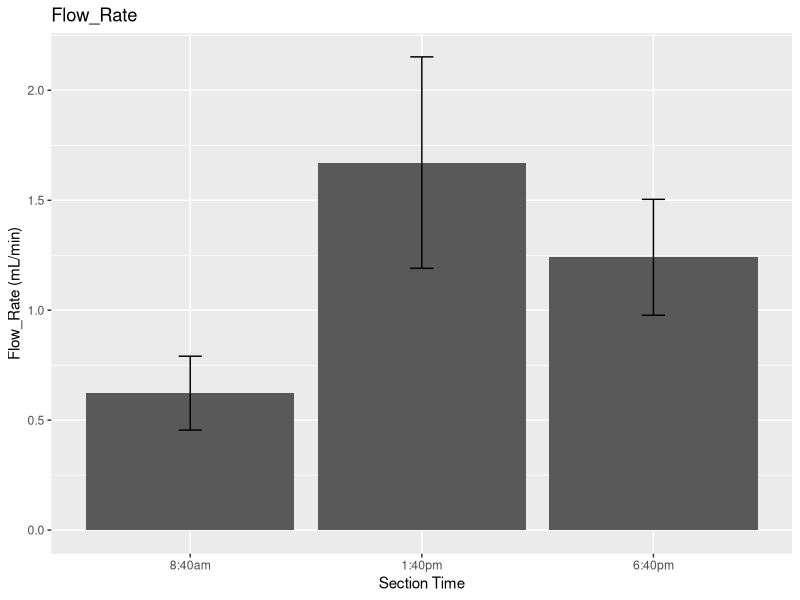
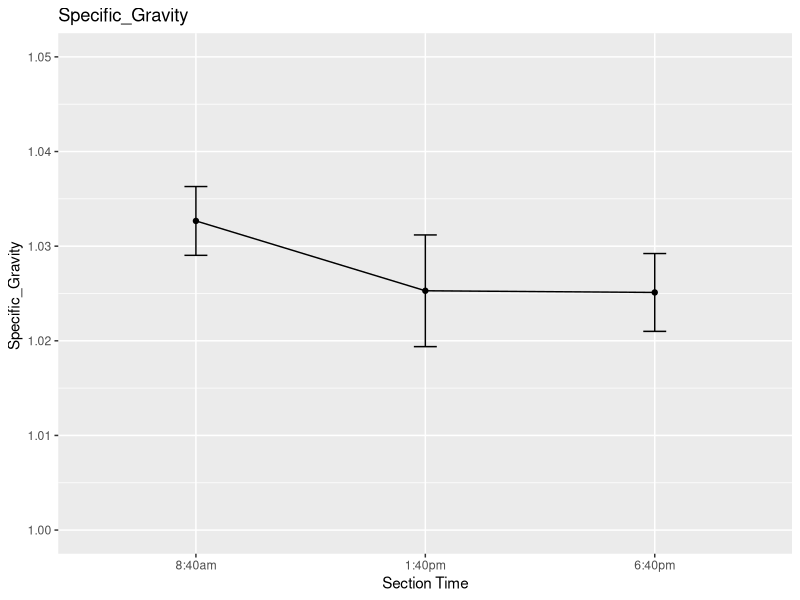
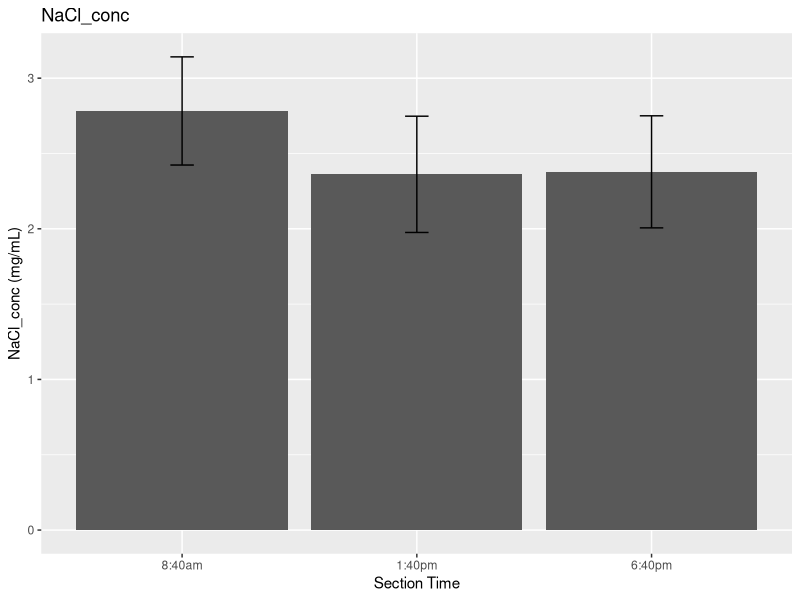
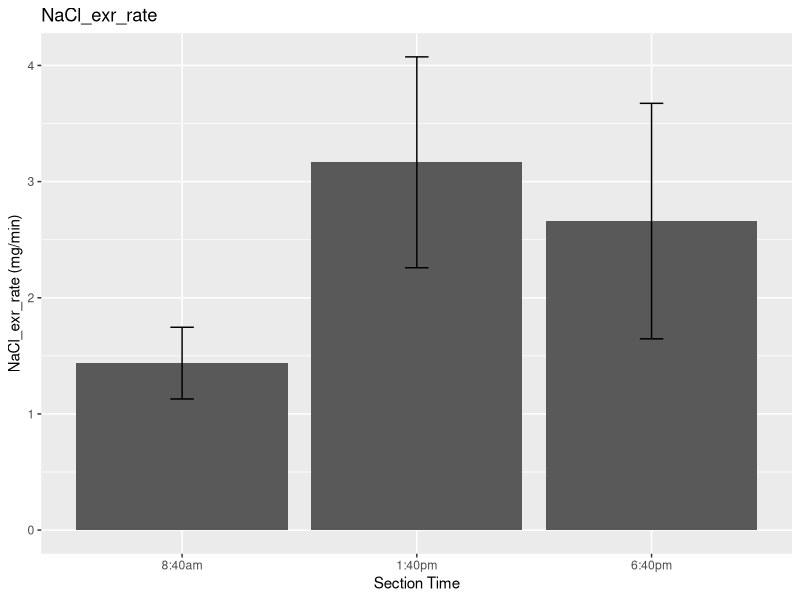
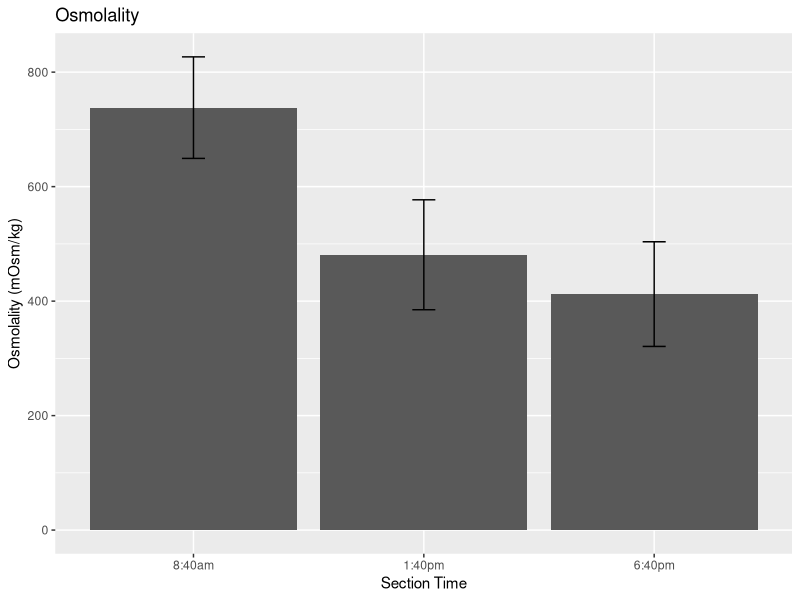
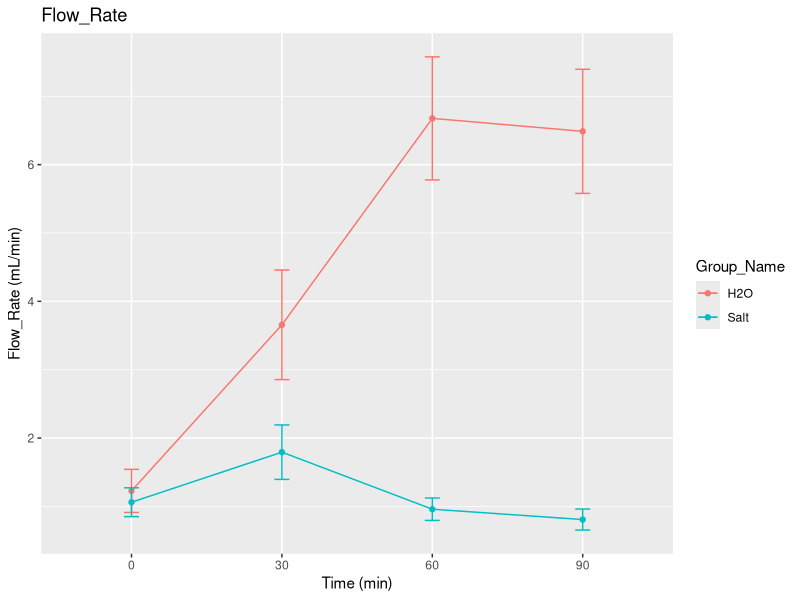
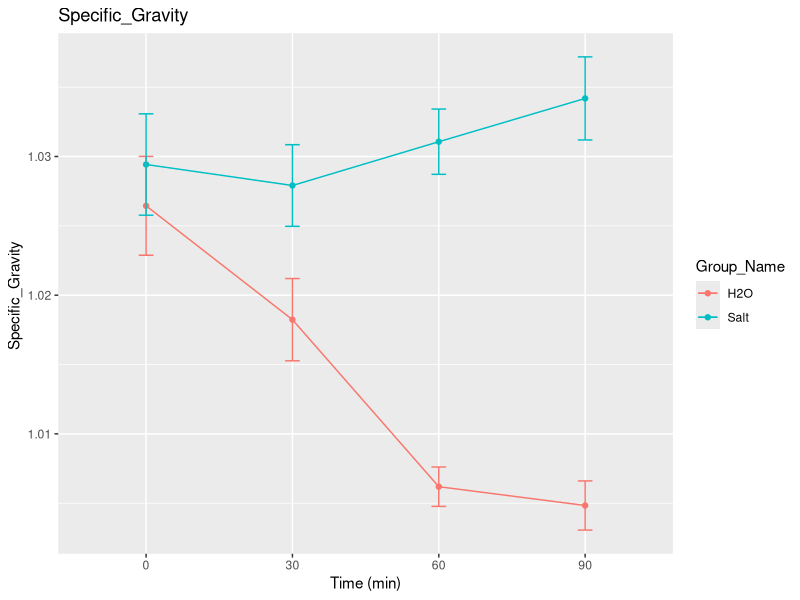
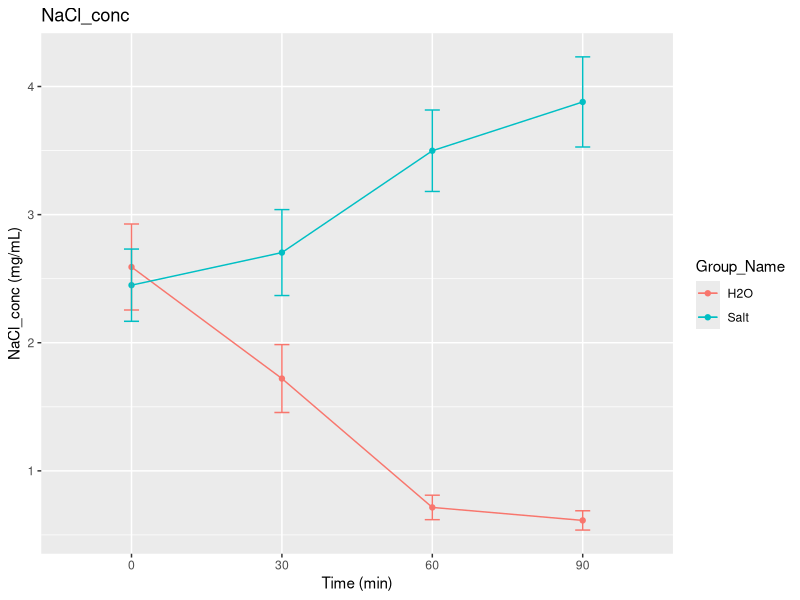

Write the R code that produced these figures, in order.
## ---- chunk 1
knitr::opts_chunk$set(echo=TRUE)
library(dplyr)
library(magrittr)
library(tidyr)
library(tidyverse)
library(utils)
## ---- chunk 2
# make sure .csv file is in the same directory as this .Rmd file
x <- data.frame(read.csv("S2019_Renal_Data.csv"), stringsAsFactors = TRUE) %>%
  gather(Time, Observation, Time_0:Time_90, na.rm = TRUE) %>% 
  arrange(Group_ID, Variable_ID, Subject_ID)
## ---- chunk 3
for (i in c("Flow_Rate", "Specific_Gravity", "NaCl_conc", "NaCl_exr_rate", "Osmolality")) {
  
  #obtain vector of observations for each variable
  variable <- x %>% 
    filter(Variable == i) %>% 
    .["Observation"]
  
  # print output
  print(i)
  print(summary(variable))
}
## ---- chunk 4
for (i in c("Flow_Rate", "Specific_Gravity", "NaCl_conc", "NaCl_exr_rate", "Osmolality")) {
  
  # assign units to each DV
  if (i == "Flow_Rate") {units <- "(mL/min)"}
  if (i == "Specific_Gravity") {units <- ""}
  if (i == "NaCl_conc") {units <- "(mg/mL)"}
  if (i == "NaCl_exr_rate") {units <- "(mg/min)"}
  if (i == "Osmolality") {units <- "(mOsm/kg)"}

  # extract mean at baseline
  baseline_means <- x %>% 
    filter(Variable == i) %>% 
    filter(Time == "Time_0") %>% 
    group_by(Time_ID, Section_Time) %>% 
    summarise(avg = mean(Observation)) %>% 
    arrange(Time_ID)
  
  # extract ci at baseline
  baseline_ci <- x %>% 
    filter(Variable == i) %>% 
    filter(Time == "Time_0") %>% 
    group_by(Time_ID, Section_Time) %>% 
    summarise(ci = 1.96*sd(Observation)/sqrt(n())) %>% 
    arrange(Time_ID)
  
  # plot bar chart with 95% confidence interval bars
  if (i == "Specific_Gravity") {
    print(
      ggplot(baseline_means, mapping = aes(x = Time_ID, y = avg)) +
        geom_point() + 
        geom_line() + 
        geom_errorbar(aes(ymin = avg-baseline_ci$ci, ymax = avg+baseline_ci$ci), width = 0.1) + 
        xlab("Section Time") + 
        ylab(paste(i, units)) + 
        ylim(1, 1.05) + 
        ggtitle(i) + 
        scale_x_discrete(limit = c("8:40am", "1:40pm", "6:40pm"))
    )
  }
  else {
    print(
      ggplot(baseline_means, mapping = aes(x = Time_ID, y = avg)) +
        geom_bar(stat = "identity") + 
        geom_errorbar(aes(ymin = avg-baseline_ci$ci, ymax = avg+baseline_ci$ci), width = 0.1) + 
        xlab("Section Time") + 
        ylab(paste(i, units)) + 
        ggtitle(paste(i)) + 
        scale_x_discrete(limit = c("8:40am", "1:40pm", "6:40pm"))
    )
  }
}
## ---- chunk 5
for (i in c("Flow_Rate", "Specific_Gravity", "NaCl_conc", "NaCl_exr_rate", "Osmolality")) {
  
  # assign units to each DV
  if (i == "Flow_Rate") {units <- "(mL/min)"}
  if (i == "Specific_Gravity") {units <- ""}
  if (i == "NaCl_conc") {units <- "(mg/mL)"}
  if (i == "NaCl_exr_rate") {units <- "(mg/min)"}
  if (i == "Osmolality") {units <- "(mOsm/kg)"}
  
  # calculate the confidence interval for each group at each time-point
  ci <- x %>% 
    filter(Variable == i) %>% 
    group_by(Group_Name, Time) %>% 
    summarise(ci = 1.96*sd(Observation)/sqrt(n()))
  
  # calculate the means for each group at each time-point
  mean <- x %>% 
    filter(Variable == i) %>% 
    select(Group_Name, Time, Observation) %>% 
    group_by(Group_Name, Time) %>% 
    summarise(average = mean(Observation))
  
  # plot group means at each time point with 95% confidence interval bars
  print(
    ggplot(mean, mapping = aes(x = Time, y = average, color = Group_Name, group = Group_Name)) + 
      geom_point() + 
      geom_line() + 
      geom_errorbar(aes(ymin = average-ci$ci, ymax = average+ci$ci), width = 0.1) + 
      xlab("Time (min)") + 
      ylab(paste(i, units)) + 
      ggtitle(i) + 
      scale_x_discrete(labels = c("Time_0" = "0", "Time_30" = "30", "Time_60" = "60", "Time_90" = "90"))
  )
  
}
## ---- chunk 6
# spread the data to have two columns of obs. for Sp Gravity and Osmolality
concentration <- x %>% 
  select(Subject_ID, Variable, Time, Observation) %>% 
  spread(Variable, Observation) %>% 
  filter(!is.na(Specific_Gravity)) %>% 
  filter(!is.na(Osmolality))

refractometer <- concentration$Specific_Gravity
osmometer <- concentration$Osmolality

# fit simple linear regression, plot, and summarize the model
model = lm(refractometer ~ osmometer)
plot(osmometer, refractometer)
abline(model)
summary(model)
